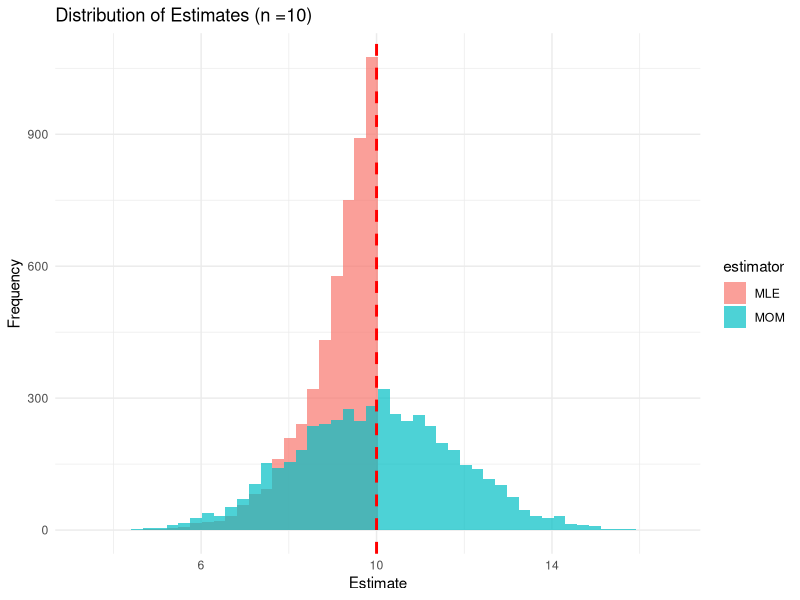
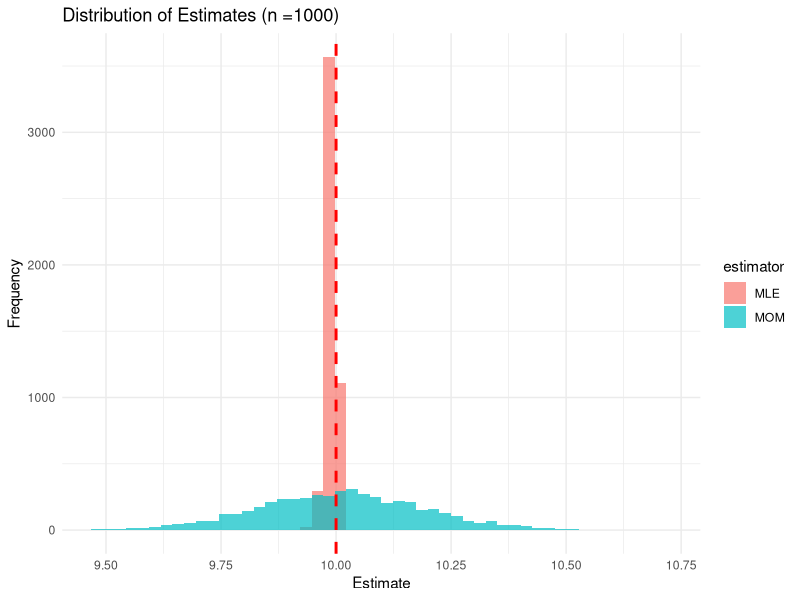
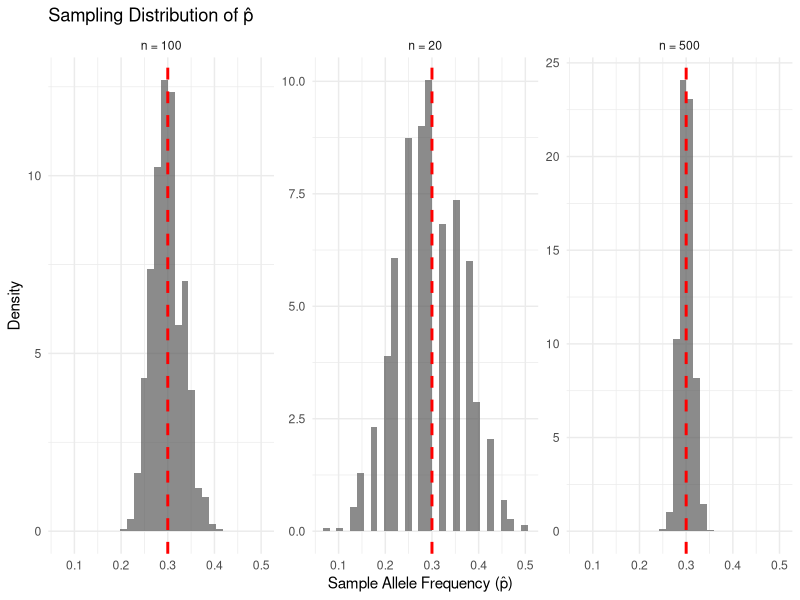
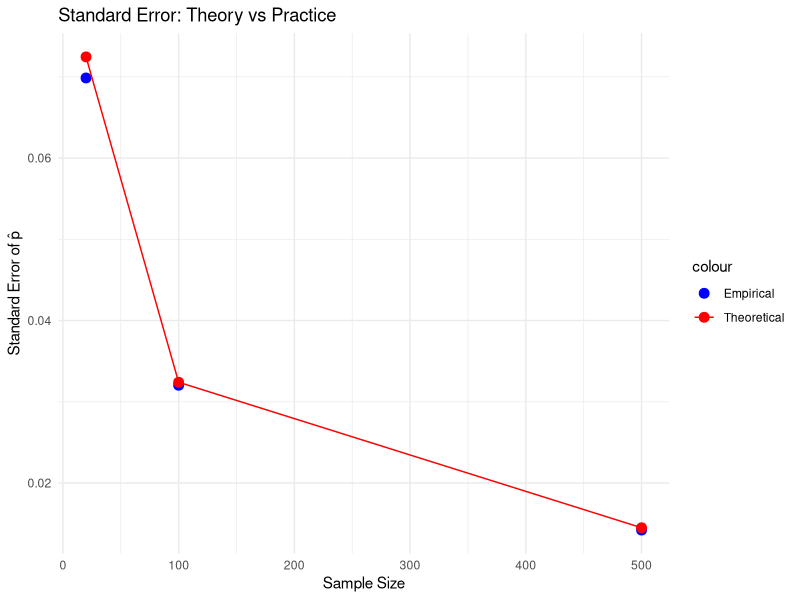
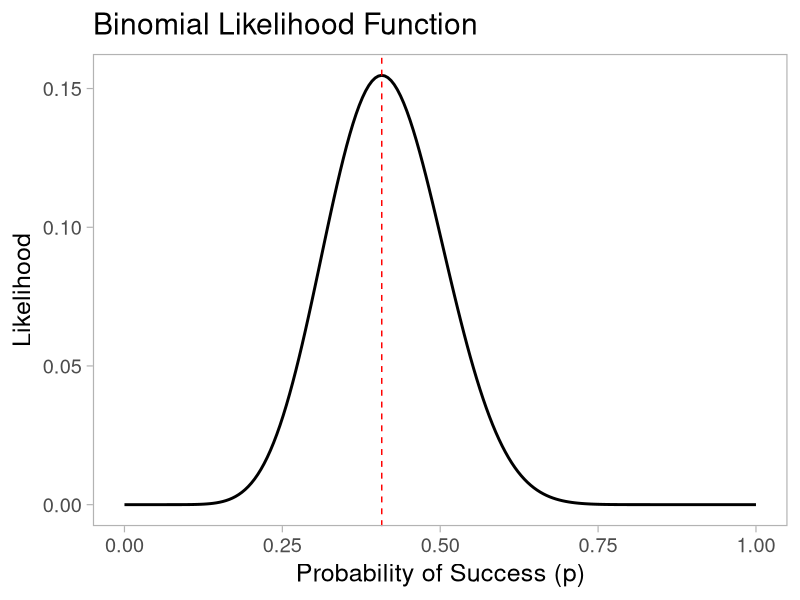
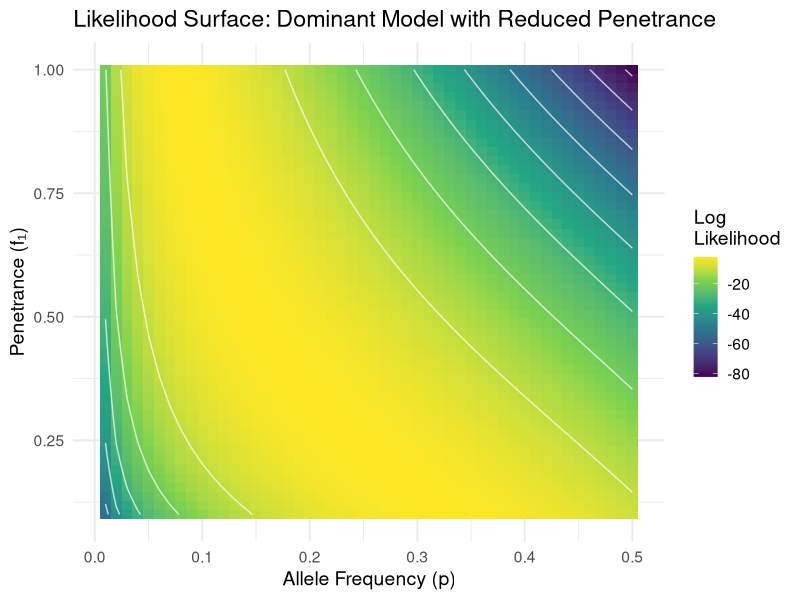
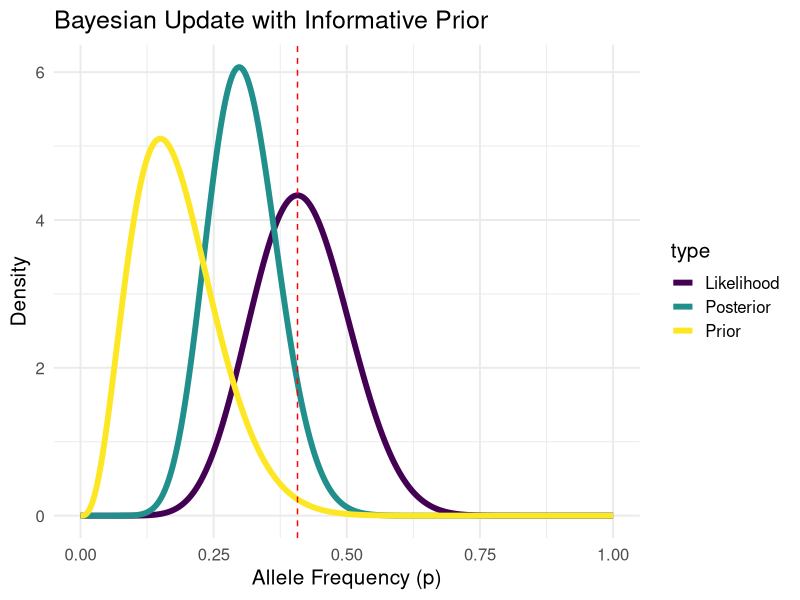
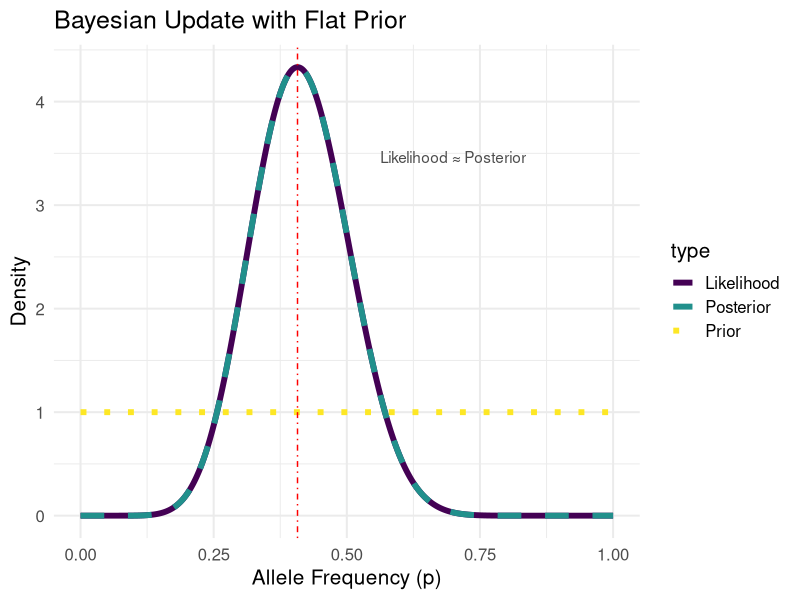

Write the R code that produced these figures, in order. (Note: this script raises an error after producing the figures.)
## ---- chunk 1
library(tidyverse)
library(ggplot2)
library(viridis)
library(htmltools)
## ---- chunk 2
#| layout-ncol: 2

mom_estimator <- function(sample) {
    return(2 * mean(sample))
}

# Function to generate MLE estimator for Uniform(0, theta)
mle_estimator <- function(sample) {
    return(max(sample))
}

simulate_estimators <- function(theta = 1, n = 10, n_sim = 1000) {
    mom_estimates <- numeric(n_sim)
    mle_estimates <- numeric(n_sim)

    for (i in 1:n_sim) {
        sample <- runif(n, 0, theta)
        mom_estimates[i] <- mom_estimator(sample)
        mle_estimates[i] <- mle_estimator(sample)
    }

    return(list(
        mom = mom_estimates,
        mle = mle_estimates
    ))
}

n_simulations <- 5000
theta_true <- 10

n_demo_1 <- 10
n_demo_2 <- 1000
demo_results_1 <- simulate_estimators(theta_true, n_demo_1, n_simulations)
demo_results_2 <- simulate_estimators(theta_true, n_demo_2, n_simulations)

demo_data_1 <- data.frame(
    MOM = demo_results_1$mom,
    MLE = demo_results_1$mle
) %>%
    pivot_longer(everything(), names_to = "estimator", values_to = "estimate")

demo_data_2 <- data.frame(
    MOM = demo_results_2$mom,
    MLE = demo_results_2$mle
) %>%
    pivot_longer(everything(), names_to = "estimator", values_to = "estimate")
ggplot(demo_data_1, aes(x = estimate, fill = estimator)) +
    geom_histogram(alpha = 0.7, position = "identity", bins = 50) +
    geom_vline(xintercept = theta_true, linetype = "dashed", color = "red", linewidth = 1) +
    labs(
        title = paste0("Distribution of Estimates (n =", n_demo_1, ")"),
        x = "Estimate", y = "Frequency"
    ) +
    theme_minimal()

ggplot(demo_data_2, aes(x = estimate, fill = estimator)) +
    geom_histogram(alpha = 0.7, position = "identity", bins = 50) +
    geom_vline(xintercept = theta_true, linetype = "dashed", color = "red", linewidth = 1) +
    labs(
        title = paste0("Distribution of Estimates (n =", n_demo_2, ")"),
        x = "Estimate", y = "Frequency"
    ) +
    theme_minimal()
## ---- chunk 3
# Simulate sampling from population with p = 0.3
set.seed(123)
true_p <- 0.3
sample_sizes <- c(20, 100, 500)
n_sims <- 1000

sampling_results <- map_dfr(sample_sizes, function(n) {
  p_hats <- replicate(n_sims, {
    # Sample n individuals (2n alleles total)
    alleles <- rbinom(n, 2, true_p)  # Each individual contributes 2 alleles
    sum(alleles) / (2 * n)  # Sample allele frequency
  })
  
  data.frame(
    sample_size = n,
    p_hat = p_hats,
    theoretical_se = sqrt(true_p * (1 - true_p) / (2 * n))
  )
})
## ---- chunk 4
#| layout-ncol: 2

# Plot sampling distributions
ggplot(sampling_results, aes(x = p_hat)) +
  geom_histogram(aes(y = ..density..), bins = 30, alpha = 0.7) +
  geom_vline(xintercept = true_p, color = "red", linetype = "dashed", size = 1) +
  facet_wrap(~paste("n =", sample_size), scales = "free_y") +
  labs(title = "Sampling Distribution of p̂", 
       x = "Sample Allele Frequency (p̂)", y = "Density") +
  theme_minimal()

# Compare theoretical vs empirical standard errors
se_comparison <- sampling_results %>%
  group_by(sample_size) %>%
  summarise(
    empirical_se = sd(p_hat),
    theoretical_se = first(theoretical_se),
    empirical_mean = mean(p_hat)
  )

ggplot(se_comparison, aes(x = sample_size)) +
  geom_point(aes(y = empirical_se, color = "Empirical"), size = 3) +
  geom_point(aes(y = theoretical_se, color = "Theoretical"), size = 3) +
  geom_line(aes(y = theoretical_se, color = "Theoretical")) +
  labs(title = "Standard Error: Theory vs Practice",
       x = "Sample Size", y = "Standard Error of p̂") +
  scale_color_manual(values = c("Empirical" = "blue", "Theoretical" = "red")) +
  theme_minimal()
## ---- chunk 5
# Simulate HWE sampling and testing
simulate_hwe_test <- function(n, p_true) {
  # Expected HWE frequencies
  exp_AA <- n * p_true^2
  exp_Aa <- n * 2 * p_true * (1 - p_true)  
  exp_aa <- n * (1 - p_true)^2
  
  # Sample genotypes under HWE
  genotypes <- rmultinom(1, n, c(p_true^2, 2*p_true*(1-p_true), (1-p_true)^2))
  
  # Estimate allele frequency from sample
  p_hat <- (2*genotypes[1] + genotypes[2]) / (2*n)
  
  # Recalculate expected frequencies with estimated p
  exp_AA_hat <- n * p_hat^2
  exp_Aa_hat <- n * 2 * p_hat * (1 - p_hat)
  exp_aa_hat <- n * (1 - p_hat)^2
  
  # Chi-square test statistic
  chi_sq <- sum((genotypes - c(exp_AA_hat, exp_Aa_hat, exp_aa_hat))^2 / 
                c(exp_AA_hat, exp_Aa_hat, exp_aa_hat))
  
  p_value <- pchisq(chi_sq, df = 1, lower.tail = FALSE)
  
  return(list(p_hat = p_hat, chi_sq = chi_sq, p_value = p_value))
}

# Run simulation
set.seed(456)
n_sample <- 200
hwe_results <- replicate(1000, simulate_hwe_test(n_sample, 0.6), simplify = FALSE)
## ---- chunk 6
p_values <- map_dbl(hwe_results, ~.$p_value)
p_hats <- map_dbl(hwe_results, ~.$p_hat)

cat("Proportion of tests rejecting HWE (α = 0.05):", mean(p_values < 0.05))
cat("\nMean estimated allele frequency:", round(mean(p_hats), 3))
cat("\nSD of estimated allele frequency:", round(sd(p_hats), 3))
cat("\nTheoretical SE:", round(sqrt(0.6 * 0.4 / (2 * n_sample)), 3))
## ---- chunk 7
n <- 27
x <- 11
p_seq <- seq(0, 1, length.out = 200)
likelihood <- dbinom(x, n, p_seq)
plot <- ggplot(
    data.frame(p = p_seq, likelihood = likelihood),
    aes(x = p, y = likelihood)
) +
    geom_line(linewidth = 1) +
    labs(
        x = "Probability of Success (p)",
        y = "Likelihood",
        title = "Binomial Likelihood Function"
    ) +
    geom_vline(
        xintercept = x / n,
        color = "red",
        linetype = "dashed"
    ) +
    theme_light(base_size = 18) +
    theme(panel.grid = element_blank())
## ---- chunk 8
plot
## ---- chunk 9
# Generate likelihood surface for penetrance model
p_vals <- seq(0.01, 0.5, length.out = 50)
f1_vals <- seq(0.1, 1.0, length.out = 50)

# Example data: 100 individuals, 15 affected, assuming f0=0, f2=1
n <- 100
k <- 15

likelihood_surface <- expand.grid(p = p_vals, f1 = f1_vals) %>%
  mutate(
    K = p^2 * 1 + 2 * p * (1-p) * f1 + (1-p)^2 * 0,
    log_likelihood = dbinom(k, n, K, log = TRUE)
  )

ggplot(likelihood_surface, aes(x = p, y = f1, fill = log_likelihood)) +
  geom_tile() +
  geom_contour(aes(z = log_likelihood), color = "white", alpha = 0.7) +
  scale_fill_viridis_c(name = "Log\nLikelihood") +
  labs(
    x = "Allele Frequency (p)",
    y = "Penetrance (f₁)",
    title = "Likelihood Surface: Dominant Model with Reduced Penetrance"
  ) +
  theme_minimal(base_size = 14)
## ---- chunk 10
p <- seq(0, 1, length.out = 1000)
# Prior (Beta distribution from previous experiment)
prior <- dbeta(p, 3 + 1, 17 + 1)
# Likelihood (Beta distribution from current data)
likelihood <- dbeta(p, 11 + 1, 16 + 1)
# Posterior (Beta distribution combining both)
posterior <- dbeta(p, 14 + 1, 33 + 1)
# Combine into a data frame
plot_data <- data.frame(
    p = rep(p, 3),
    density = c(prior, likelihood, posterior),
    type = rep(c("Prior", "Likelihood", "Posterior"), each = length(p))
)
# Add flat prior distribution
flat_prior <- dbeta(p, 1, 1)
flat_posterior <- dbeta(p, 12, 17)
plot_data <- rbind(
    plot_data,
    data.frame(
        p = rep(p, 3),
        density = c(flat_prior, likelihood, flat_posterior),
        type = rep(c("Prior", "Likelihood", "Posterior"), each = length(p))
    )
)
# Add a column to distinguish between informative and flat scenarios
plot_data$scenario <- c(rep("Informative", 3000), rep("Flat", 3000))
## ---- chunk 11
p1 <- ggplot(
    plot_data %>% filter(scenario == "Informative"),
    aes(x = p, y = density, color = type)
) +
    geom_line(linewidth = 2) +
    geom_vline(xintercept = 11 / 27, linetype = "dashed", color = "red") +
    labs(
        x = "Allele Frequency (p)",
        y = "Density",
        title = "Bayesian Update with Informative Prior"
    ) +
    scale_color_viridis_d() +
    theme_minimal(base_size = 15)
## ---- chunk 12
p2 <- ggplot(
  plot_data %>% filter(scenario == "Flat"),
  aes(x = p, y = density, color = type, linetype = type)
) +
  geom_line(linewidth = 2) +
  scale_linetype_manual(values = c("Prior" = "dotted", "Likelihood" = "solid", "Posterior" = "dashed")) +
  geom_vline(xintercept = 11 / 27, linetype = "dotdash", color = "red") +
  labs(
    x = "Allele Frequency (p)",
    y = "Density",
    title = "Bayesian Update with Flat Prior"
  ) +
  theme_minimal(base_size = 15) +
  scale_color_viridis_d() +
  annotate("text",
    x = 0.7, y = max(flat_posterior) * 0.8,
    label = "Likelihood ≈ Posterior", color = "gray30"
  )
## ---- chunk 13
#| layout-ncol: 2
#| fig.height: 8
p1
p2
## ---- chunk 14
img(src = knitr::include_graphics("scripts/_output/sequential_bayesian_update.gif"), alt = 'Bayesian updating')
## ---- chunk 15
# Test for 3:1 segregation ratio
observed <- c(180, 60)
expected <- c(180, 60)  # 3:1 ratio from 240 total
chi_sq <- sum((observed - expected)^2 / expected)
p_value <- pchisq(chi_sq, df = 1, lower.tail = FALSE)
cat("χ² =", chi_sq, ", p-value =", p_value)
## ---- chunk 16
observed_testcross <- c(23, 27)
expected_testcross <- c(25, 25)  # 1:1 ratio
chi_sq_test <- sum((observed_testcross - expected_testcross)^2 / expected_testcross)
p_val_test <- pchisq(chi_sq_test, df = 1, lower.tail = FALSE)
cat("χ² =", chi_sq_test, ", p-value =", p_val_test)
## ---- chunk 17
# Calculate expected probabilities
prob_AB <- (3/4) * (3/4)  # 9/16 Round Yellow
prob_Ab <- (3/4) * (1/4)  # 3/16 Round Green
prob_aB <- (1/4) * (3/4)  # 3/16 Wrinkled Yellow  
prob_ab <- (1/4) * (1/4)  # 1/16 Wrinkled Green

cat("Expected ratios:")
cat("\nRound Yellow:", 9, "(", prob_AB, ")")
cat("\nRound Green:", 3, "(", prob_Ab, ")")
cat("\nWrinkled Yellow:", 3, "(", prob_aB, ")")
cat("\nWrinkled Green:", 1, "(", prob_ab, ")")
## ---- chunk 18
total_f2 <- 556
observed_dihybrid <- c(315, 108, 101, 32)
expected_dihybrid <- c(
  total_f2 * 9/16,  # Round Yellow: 312.75
  total_f2 * 3/16,  # Round Green: 104.25
  total_f2 * 3/16,  # Wrinkled Yellow: 104.25
  total_f2 * 1/16   # Wrinkled Green: 34.75
)

chi_sq_dihybrid <- sum((observed_dihybrid - expected_dihybrid)^2 / expected_dihybrid)
p_val_dihybrid <- pchisq(chi_sq_dihybrid, df = 3, lower.tail = FALSE)

cat("Expected:", round(expected_dihybrid, 1))
cat("\nObserved:", observed_dihybrid)
cat("\nχ² =", round(chi_sq_dihybrid, 3), ", p-value =", round(p_val_dihybrid, 3))
## ---- chunk 19
n <- 212
n_AA <- 175
n_Aa <- 33
n_aa <- 4
## ---- chunk 20
n <- 212
n_AA <- 175
n_Aa <- 33
n_aa <- 4

p_hat <- (2* n_AA + n_Aa) / (2*n)
p_hat
## ---- chunk 21
n <- 212
n_AA <- 175
n_Aa <- 33
n_aa <- 4

p_hat <- (2* n_AA + n_Aa) / (2*n)
p_hat

e_AA <- round(n * p_hat^2)
e_Aa <- round(2 * n * p_hat * (1 - p_hat))
e_aa <- round(n * (1 - p_hat)^2)
c(e_AA, e_Aa, e_aa)
## ---- chunk 22
n <- 212
n_AA <- 175
n_Aa <- 33
n_aa <- 4

p_hat <- (2* n_AA + n_Aa) / (2*n)
p_hat

e_AA <- round(n * p_hat^2)
e_Aa <- round(2 * n * p_hat * (1 - p_hat))
e_aa <- round(n * (1 - p_hat)^2)
c(e_AA, e_Aa, e_aa)

observed <- c(n_AA, n_Aa, n_aa)
expected <- c(e_AA, e_Aa, e_aa)
test_stat <- sum((observed - expected)^2 / expected)
pchisq(test_stat, df = 1, lower.tail = FALSE)
